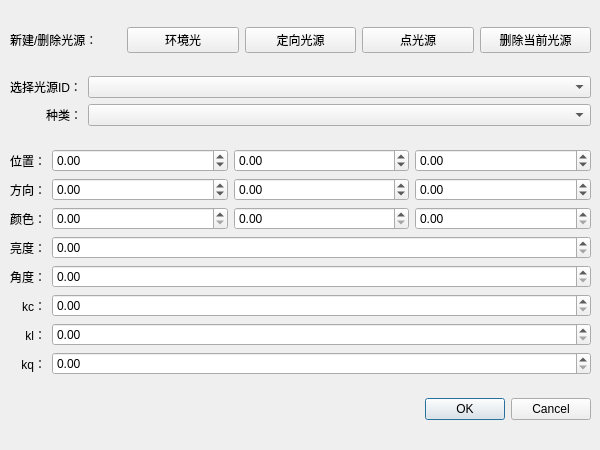
<?xml version="1.0" encoding="UTF-8"?>
<ui version="4.0">
 <class>LightSettings</class>
 <widget class="QDialog" name="LightSettings">
  <property name="geometry">
   <rect>
    <x>0</x>
    <y>0</y>
    <width>600</width>
    <height>450</height>
   </rect>
  </property>
  <property name="sizePolicy">
   <sizepolicy hsizetype="Fixed" vsizetype="Fixed">
    <horstretch>0</horstretch>
    <verstretch>0</verstretch>
   </sizepolicy>
  </property>
  <property name="windowTitle">
   <string>光源设置</string>
  </property>
  <widget class="QWidget" name="gridLayoutWidget">
   <property name="geometry">
    <rect>
     <x>10</x>
     <y>10</y>
     <width>581</width>
     <height>431</height>
    </rect>
   </property>
   <layout class="QGridLayout" name="gridLayout">
    <item row="3" column="0">
     <widget class="QDialogButtonBox" name="buttonBox">
      <property name="orientation">
       <enum>Qt::Horizontal</enum>
      </property>
      <property name="standardButtons">
       <set>QDialogButtonBox::Cancel|QDialogButtonBox::Ok</set>
      </property>
     </widget>
    </item>
    <item row="1" column="0">
     <layout class="QGridLayout" name="gridLayout_3">
      <item row="1" column="1">
       <widget class="QComboBox" name="type">
        <property name="sizePolicy">
         <sizepolicy hsizetype="Expanding" vsizetype="Fixed">
          <horstretch>0</horstretch>
          <verstretch>0</verstretch>
         </sizepolicy>
        </property>
       </widget>
      </item>
      <item row="1" column="0">
       <widget class="QLabel" name="type_label">
        <property name="text">
         <string>种类：</string>
        </property>
        <property name="alignment">
         <set>Qt::AlignRight|Qt::AlignTrailing|Qt::AlignVCenter</set>
        </property>
       </widget>
      </item>
      <item row="0" column="1">
       <widget class="QComboBox" name="id">
        <property name="sizePolicy">
         <sizepolicy hsizetype="Expanding" vsizetype="Fixed">
          <horstretch>0</horstretch>
          <verstretch>0</verstretch>
         </sizepolicy>
        </property>
       </widget>
      </item>
      <item row="0" column="0">
       <widget class="QLabel" name="id_select_label">
        <property name="sizePolicy">
         <sizepolicy hsizetype="Minimum" vsizetype="Preferred">
          <horstretch>0</horstretch>
          <verstretch>0</verstretch>
         </sizepolicy>
        </property>
        <property name="text">
         <string>选择光源ID：</string>
        </property>
       </widget>
      </item>
     </layout>
    </item>
    <item row="2" column="0">
     <layout class="QGridLayout" name="gridLayout_2">
      <item row="2" column="0">
       <widget class="QLabel" name="color_label">
        <property name="text">
         <string>颜色：</string>
        </property>
        <property name="alignment">
         <set>Qt::AlignRight|Qt::AlignTrailing|Qt::AlignVCenter</set>
        </property>
       </widget>
      </item>
      <item row="6" column="0">
       <widget class="QLabel" name="kl_label">
        <property name="text">
         <string>kl：</string>
        </property>
        <property name="alignment">
         <set>Qt::AlignRight|Qt::AlignTrailing|Qt::AlignVCenter</set>
        </property>
       </widget>
      </item>
      <item row="2" column="1">
       <layout class="QHBoxLayout" name="horizontalLayout_3">
        <item>
         <widget class="QDoubleSpinBox" name="color_x">
          <property name="sizePolicy">
           <sizepolicy hsizetype="Expanding" vsizetype="Fixed">
            <horstretch>0</horstretch>
            <verstretch>0</verstretch>
           </sizepolicy>
          </property>
          <property name="maximum">
           <double>1.000000000000000</double>
          </property>
          <property name="singleStep">
           <double>0.010000000000000</double>
          </property>
         </widget>
        </item>
        <item>
         <widget class="QDoubleSpinBox" name="color_y">
          <property name="sizePolicy">
           <sizepolicy hsizetype="Expanding" vsizetype="Fixed">
            <horstretch>0</horstretch>
            <verstretch>0</verstretch>
           </sizepolicy>
          </property>
          <property name="maximum">
           <double>1.000000000000000</double>
          </property>
          <property name="singleStep">
           <double>0.010000000000000</double>
          </property>
         </widget>
        </item>
        <item>
         <widget class="QDoubleSpinBox" name="color_z">
          <property name="sizePolicy">
           <sizepolicy hsizetype="Expanding" vsizetype="Fixed">
            <horstretch>0</horstretch>
            <verstretch>0</verstretch>
           </sizepolicy>
          </property>
          <property name="maximum">
           <double>1.000000000000000</double>
          </property>
          <property name="singleStep">
           <double>0.010000000000000</double>
          </property>
         </widget>
        </item>
       </layout>
      </item>
      <item row="0" column="1">
       <layout class="QHBoxLayout" name="horizontalLayout">
        <item>
         <widget class="QDoubleSpinBox" name="position_x">
          <property name="sizePolicy">
           <sizepolicy hsizetype="Expanding" vsizetype="Fixed">
            <horstretch>0</horstretch>
            <verstretch>0</verstretch>
           </sizepolicy>
          </property>
          <property name="minimum">
           <double>-99999999.000000000000000</double>
          </property>
          <property name="maximum">
           <double>99999999.000000000000000</double>
          </property>
          <property name="singleStep">
           <double>0.100000000000000</double>
          </property>
         </widget>
        </item>
        <item>
         <widget class="QDoubleSpinBox" name="position_y">
          <property name="sizePolicy">
           <sizepolicy hsizetype="Expanding" vsizetype="Fixed">
            <horstretch>0</horstretch>
            <verstretch>0</verstretch>
           </sizepolicy>
          </property>
          <property name="minimum">
           <double>-99999999.000000000000000</double>
          </property>
          <property name="maximum">
           <double>99999999.000000000000000</double>
          </property>
          <property name="singleStep">
           <double>0.100000000000000</double>
          </property>
         </widget>
        </item>
        <item>
         <widget class="QDoubleSpinBox" name="position_z">
          <property name="sizePolicy">
           <sizepolicy hsizetype="Expanding" vsizetype="Fixed">
            <horstretch>0</horstretch>
            <verstretch>0</verstretch>
           </sizepolicy>
          </property>
          <property name="minimum">
           <double>-99999999.000000000000000</double>
          </property>
          <property name="maximum">
           <double>99999999.000000000000000</double>
          </property>
          <property name="singleStep">
           <double>0.100000000000000</double>
          </property>
         </widget>
        </item>
       </layout>
      </item>
      <item row="1" column="1">
       <layout class="QHBoxLayout" name="horizontalLayout_2">
        <item>
         <widget class="QDoubleSpinBox" name="direction_x">
          <property name="sizePolicy">
           <sizepolicy hsizetype="Expanding" vsizetype="Fixed">
            <horstretch>0</horstretch>
            <verstretch>0</verstretch>
           </sizepolicy>
          </property>
          <property name="minimum">
           <double>-99999999.000000000000000</double>
          </property>
          <property name="maximum">
           <double>99999999.000000000000000</double>
          </property>
          <property name="singleStep">
           <double>1.000000000000000</double>
          </property>
         </widget>
        </item>
        <item>
         <widget class="QDoubleSpinBox" name="direction_y">
          <property name="sizePolicy">
           <sizepolicy hsizetype="Expanding" vsizetype="Fixed">
            <horstretch>0</horstretch>
            <verstretch>0</verstretch>
           </sizepolicy>
          </property>
          <property name="minimum">
           <double>-99999999.000000000000000</double>
          </property>
          <property name="maximum">
           <double>99999999.000000000000000</double>
          </property>
         </widget>
        </item>
        <item>
         <widget class="QDoubleSpinBox" name="direction_z">
          <property name="sizePolicy">
           <sizepolicy hsizetype="Expanding" vsizetype="Fixed">
            <horstretch>0</horstretch>
            <verstretch>0</verstretch>
           </sizepolicy>
          </property>
          <property name="minimum">
           <double>-99999999.000000000000000</double>
          </property>
          <property name="maximum">
           <double>99999999.000000000000000</double>
          </property>
         </widget>
        </item>
       </layout>
      </item>
      <item row="5" column="0">
       <widget class="QLabel" name="kc_label">
        <property name="text">
         <string>kc：</string>
        </property>
        <property name="alignment">
         <set>Qt::AlignRight|Qt::AlignTrailing|Qt::AlignVCenter</set>
        </property>
       </widget>
      </item>
      <item row="3" column="0">
       <widget class="QLabel" name="intensity_label">
        <property name="text">
         <string>亮度：</string>
        </property>
        <property name="alignment">
         <set>Qt::AlignRight|Qt::AlignTrailing|Qt::AlignVCenter</set>
        </property>
       </widget>
      </item>
      <item row="0" column="0">
       <widget class="QLabel" name="position_label">
        <property name="text">
         <string>位置：</string>
        </property>
        <property name="alignment">
         <set>Qt::AlignRight|Qt::AlignTrailing|Qt::AlignVCenter</set>
        </property>
       </widget>
      </item>
      <item row="4" column="0">
       <widget class="QLabel" name="angle_label">
        <property name="text">
         <string>角度：</string>
        </property>
        <property name="alignment">
         <set>Qt::AlignRight|Qt::AlignTrailing|Qt::AlignVCenter</set>
        </property>
       </widget>
      </item>
      <item row="1" column="0">
       <widget class="QLabel" name="direction_label">
        <property name="text">
         <string>方向：</string>
        </property>
        <property name="alignment">
         <set>Qt::AlignRight|Qt::AlignTrailing|Qt::AlignVCenter</set>
        </property>
       </widget>
      </item>
      <item row="7" column="0">
       <widget class="QLabel" name="kq_label">
        <property name="text">
         <string>kq：</string>
        </property>
        <property name="alignment">
         <set>Qt::AlignRight|Qt::AlignTrailing|Qt::AlignVCenter</set>
        </property>
       </widget>
      </item>
      <item row="3" column="1">
       <widget class="QDoubleSpinBox" name="intensity">
        <property name="maximum">
         <double>99999999.000000000000000</double>
        </property>
        <property name="singleStep">
         <double>0.010000000000000</double>
        </property>
       </widget>
      </item>
      <item row="4" column="1">
       <widget class="QDoubleSpinBox" name="angle">
        <property name="maximum">
         <double>3.140000000000000</double>
        </property>
        <property name="singleStep">
         <double>0.010000000000000</double>
        </property>
       </widget>
      </item>
      <item row="5" column="1">
       <widget class="QDoubleSpinBox" name="kc">
        <property name="singleStep">
         <double>0.100000000000000</double>
        </property>
       </widget>
      </item>
      <item row="6" column="1">
       <widget class="QDoubleSpinBox" name="kl">
        <property name="singleStep">
         <double>0.100000000000000</double>
        </property>
       </widget>
      </item>
      <item row="7" column="1">
       <widget class="QDoubleSpinBox" name="kq">
        <property name="singleStep">
         <double>0.100000000000000</double>
        </property>
       </widget>
      </item>
     </layout>
    </item>
    <item row="0" column="0">
     <layout class="QHBoxLayout" name="horizontalLayout_5">
      <item>
       <widget class="QLabel" name="newlight">
        <property name="sizePolicy">
         <sizepolicy hsizetype="Preferred" vsizetype="Preferred">
          <horstretch>0</horstretch>
          <verstretch>0</verstretch>
         </sizepolicy>
        </property>
        <property name="text">
         <string>新建/删除光源：</string>
        </property>
       </widget>
      </item>
      <item>
       <widget class="QPushButton" name="newambient">
        <property name="text">
         <string>环境光</string>
        </property>
       </widget>
      </item>
      <item>
       <widget class="QPushButton" name="newdirectional">
        <property name="text">
         <string>定向光源</string>
        </property>
       </widget>
      </item>
      <item>
       <widget class="QPushButton" name="newspot">
        <property name="text">
         <string>点光源</string>
        </property>
       </widget>
      </item>
      <item>
       <widget class="QPushButton" name="deletelight">
        <property name="text">
         <string>删除当前光源</string>
        </property>
       </widget>
      </item>
     </layout>
    </item>
   </layout>
  </widget>
 </widget>
 <resources/>
 <connections>
  <connection>
   <sender>buttonBox</sender>
   <signal>accepted()</signal>
   <receiver>LightSettings</receiver>
   <slot>accept()</slot>
   <hints>
    <hint type="sourcelabel">
     <x>248</x>
     <y>254</y>
    </hint>
    <hint type="destinationlabel">
     <x>157</x>
     <y>274</y>
    </hint>
   </hints>
  </connection>
  <connection>
   <sender>buttonBox</sender>
   <signal>rejected()</signal>
   <receiver>LightSettings</receiver>
   <slot>reject()</slot>
   <hints>
    <hint type="sourcelabel">
     <x>316</x>
     <y>260</y>
    </hint>
    <hint type="destinationlabel">
     <x>286</x>
     <y>274</y>
    </hint>
   </hints>
  </connection>
 </connections>
</ui>
